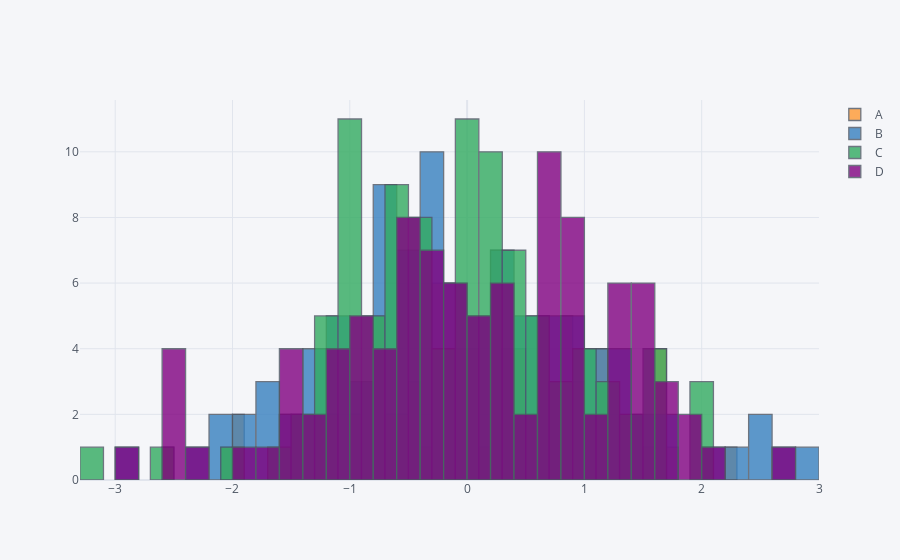

Write notebook code for a chart like this one.
### Markdown cell above
### Histogram

### Code cell
df.iplot(kind='hist',bins=50)
